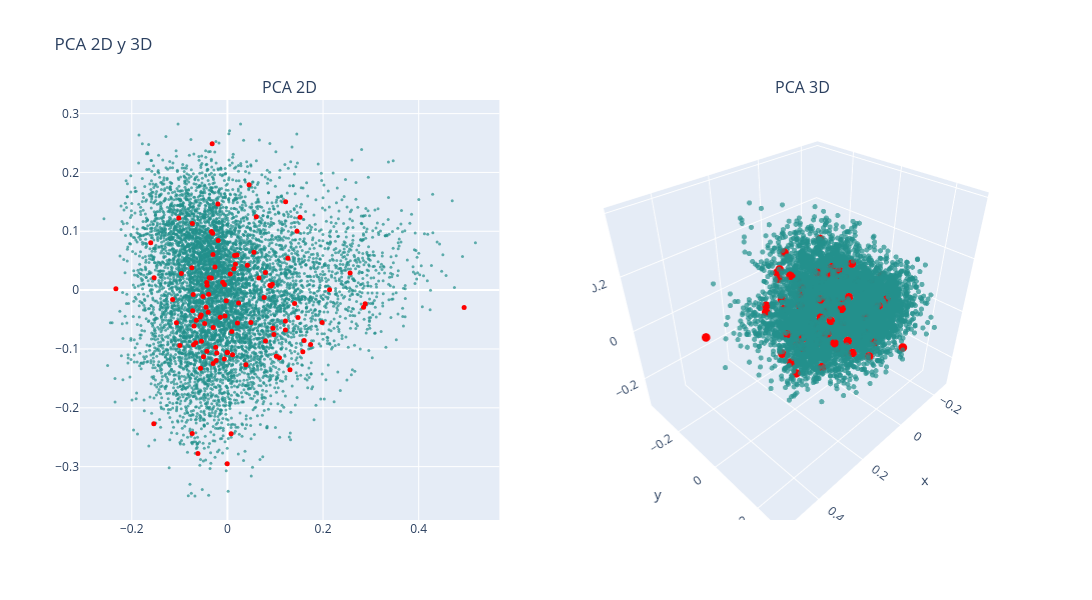

The code cell stored with this chart in its notebook:
### Markdown cell above
### PCA

### Code cell
# PCA 2D
X_pca_2d = PCA(n_components=2).fit_transform(df_vectorized)
df['pca2d_1'] = X_pca_2d[:, 0]
df['pca2d_2'] = X_pca_2d[:, 1]

# PCA 3D
X_pca_3d = PCA(n_components=3).fit_transform(df_vectorized)
df['pca3d_1'] = X_pca_3d[:, 0]
df['pca3d_2'] = X_pca_3d[:, 1]
df['pca3d_3'] = X_pca_3d[:, 2]

# Graficar
colors = np.ones(len(df))  # Color base
colors_knn = np.zeros(len(df))  # Color para los KNN
colors_knn[indices_knn[0]] = 1  # Resaltar los KNN

fig = make_subplots(rows=1, cols=2, subplot_titles=("PCA 2D", "PCA 3D"), 
                    specs=[[{"type": "scatter"}, {"type": "scatter3d"}]])

# Puntos normales (fondo)
fig.add_trace(
    go.Scatter(x=df['pca2d_1'], y=df['pca2d_2'], mode='markers',
               marker=dict(color=colors, colorscale='Viridis', size=3, opacity=0.7), 
               text=data['Document Title'], hovertemplate="Titulo: %{text}<br>x: %{x}<br>y: %{y}<extra></extra>"),
    row=1, col=1)

# Puntos resaltados (delante)
fig.add_trace(
    go.Scatter(x=df.loc[indices_knn[0], 'pca2d_1'], 
               y=df.loc[indices_knn[0], 'pca2d_2'], 
               mode='markers',
               marker=dict(color='red', size=5, opacity=1), 
               text=data.loc[indices_knn[0], 'Document Title'], 
               hovertemplate="Titulo: %{text}<br>x: %{x}<br>y: %{y}<extra></extra>"),
    row=1, col=1)

# Puntos normales en 3D (fondo)
fig.add_trace(
    go.Scatter3d(x=df['pca3d_1'], y=df['pca3d_2'], z=df['pca3d_3'], mode='markers',
                 marker=dict(color=colors, colorscale='Viridis', size=3, opacity=0.7), 
                 text=data['Document Title'], hovertemplate="Cluster: %{text}<br>x: %{x}<br>y: %{y}<br>z: %{z}<extra></extra>"),
    row=1, col=2)

# Puntos resaltados en 3D (delante)
fig.add_trace(
    go.Scatter3d(x=df.loc[indices_knn[0], 'pca3d_1'], 
                 y=df.loc[indices_knn[0], 'pca3d_2'], 
                 z=df.loc[indices_knn[0], 'pca3d_3'], 
                 mode='markers',
                 marker=dict(color='red', size=5, opacity=1), 
                 text=data.loc[indices_knn[0], 'Document Title'], 
                 hovertemplate="Cluster: %{text}<br>x: %{x}<br>y: %{y}<br>z: %{z}<extra></extra>"),
    row=1, col=2)

fig.update_layout(height=600, width=1200, title_text="PCA 2D y 3D", showlegend=False)
fig.show()

### Figure 1 — Plotly figure (JSON) as saved in the notebook; plotly's stock layout.template omitted (floating-point values rounded to 4 significant figures; data arrays with more than 128 entries replaced by an {"elided": "..."} marker saying what was removed)
{"data": [{"hovertemplate": "Titulo: %{text}<br>x: %{x}<br>y: %{y}<extra></extra>", "marker": {"color": {"elided": "7883 float values"}, "colorscale": [[0, "#440154"], [0.1111, "#482878"], [0.2222, "#3e4989"], [0.3333, "#31688e"], [0.4444, "#26828e"], [0.5556, "#1f9e89"], [0.6667, "#35b779"], [0.7778, "#6ece58"], [0.8889, "#b5de2b"], [1, "#fde725"]], "opacity": 0.7, "size": 3}, "mode": "markers", "text": {"elided": "7883 str values"}, "type": "scatter", "x": {"elided": "7883 float values"}, "xaxis": "x", "y": {"elided": "7883 float values"}, "yaxis": "y"}, {"hovertemplate": "Titulo: %{text}<br>x: %{x}<br>y: %{y}<extra></extra>", "marker": {"color": "red", "opacity": 1, "size": 5}, "mode": "markers", "text": ["Application of Neural Network Controller and Policy Gradient Reinforcement Learning on Modular Multilevel Converter (MMC) - a Proof of Concept", "Optimized Real-Time Control for Modular Multilevel Converters using Adaptive Neural Networks", "State-of-Charge (SoC) Balancing of Battery Modular Multilevel Management (BM3) Converter using Q-Learning", "Reinforcement Learning Based Modulation for Balancing Capacitor Voltage and Thermal Stress to Enhance Current Capability of MMCs", "Multigoal Heuristic Model Predictive Control Technique Applied to a Cascaded H-bridge StatCom", "A New Multilevel Converter Configuration for Medium-Voltage Open-Winding PMSG-Based Wind Energy Conversion Systems", "Neural Network Controller Based on Direct and Indirect Model Predictive for Modular Multilevel Converters", "Faults in Modular Multilevel Cascade Converters—Part I: Reliability, Failure Mechanisms, and Fault Impact Analysis", "Reliable and Effective Fault Diagnosis/Tolerance Technique Using Enhanced Distorted Current–Voltage SVPWM Method for Multilevel Inverters", "Convolution Based Time Domain Fault Location Method for Lines in MMC-HVDC Grids With Distributed and Frequency Dependent Line Model", "Optimal Switching Sequence Model Predictive Control for Modular Multilevel Converter", "Design and Analysis of Modular Multilevel Reconfigurable Battery Converters for Variable Bus Voltage Powertrains", "Neural Network-based Model Predictive Control Approach for Modular Multilevel Converters", "An Open Circuit Faults Diagnosis Method Based on XG-Boost Used in MMC", "Circulating Current Control for the Modular Multilevel Matrix Converter Based on Model Predictive Control", "Power Quality Compensation Strategy of MMC-UPQC Based on Passive Sliding Mode Control", "Modulation-Enhanced Nearest-Level Quantization for a Wide Output Bandwidth", "Computation of Transient Short-Circuit Currents Analytically in Multiport Flexible DC Transmission System", "Reliability Improvement to UPFC With Routine Test to the Abnormal State", "Q-Learning-Based Smart Selective Harmonic Current Mitigation-PWM (S2HCM-PWM) for Grid-Connected Converters", "ANN-based Neutral Shift Technique for Fault-tolerant Operation of Cascaded Multilevel Converter", "Artificial Intelligence Applications in the Control and Performance Improvement of Modular Multilevel Converters: A Review", "A Cascaded Modular Isolated Back-to-Back Solid State Transformer Scheme for AC/DC/AC Interconnection With Improved Performance and Simple Control", "A Deep Neural Network Based Predictive Control Strategy for High Frequency Multilevel Converters", "Auto-Tuned Model Predictive Control-Based Neural Network Controller for Modular Multilevel Converters", "Open-circuit Fault Diagnosis for Modular Multilevel Converter Using Wavelet Neural Network", "Common-mode insertion indices compensation with capacitor voltages feedforward to suppress circulating current of MMCs", "Submodule Capacitance Monitoring Approach for the MMC With Asymptotically Converged Error", "IGBT Open Circuit Fault Diagnosis Method for a Modular Multilevel Converter Based on PNN-MD", "A Multiport Power Electronic Transformer Based on Three-Phase Four-Arm Full-Bridge Modular Multilevel Converter", "A connectionist based approach for reducing the number of voltage sensors in modular multilevel converter", "Data-Driven Impedance Identification and Stability Online Assessment of DFIG-Based Wind Farm Integration with MMC-HVDC", "New power electronic interface combining DC transmission, a medium-frequency bus and an AC-AC converter to integrate deep-sea facilities with the AC grid", "Health Management of Power Electronics Systems", "Adaptive fault current limiting strategy for flexible DC power grids based on deep neural networks", "A High Voltage Gain Capable MMC for Offshore Wind Farms: Frequency Component Analysis and Minimization of Capacitor Voltage Ripple", "Deep Convolution Neural Network Based Fault Detection and Identification for Modular Multilevel Converters", "Robust Control and Stable Performance of a Grid-Tied Dumbbell-Type Multilevel Converter Interfaced DG Unit Using Differential Flatness Theory", "Application of Artificial Intelligence to Diagnose Faults of Grid-tied Solar Power Systems", "Fault diagnosis of modular multilevel converter based on 1DCNN and LSTM network", "Machine Learning-Enhanced Predictive Control for Modular Multilevel Converters in HVDC Transmission Systems", "An Open-circuit Fault Detection and Location Strategy for MMC with Feature Extraction and Random Forest", "Shared Redundancy Strategy to Improve the Reliability and Fault-Tolerant Capability of Modular Multilevel Converter", "Design and Implementation of High Efficiency Control Scheme of Dual Active Bridge Based 10 kV/1 MW Solid State Transformer for PV Application", "A novel concept for modular multilevel universal power controller (MUPC)", "A Modified Modular Multilevel Converter for Motor Drives Capable of High-Torque Operation at Zero/Low Motor Speeds", "Control and Design for Mission Profile Emulator of Individual Submodule in CPS-PWM-Based Modular Multilevel Converter", "The Resonant Modular Multilevel DC–DC Converter Adopting Switched-Inductor Cells for High Step-Up Ratio", "Common-Mode Voltage Reduction Scheme for MMC With Low Switching Frequency in AC–DC Power Conversion System", "GWO Based PI Controller Assisted Half Bridge Sub Module MMC for Hybrid Energy System", "Artificial Neural Network-based PI control of battery energy storage system connected with MMC-HVDC system", "Phase Delay Compensation and Average Capacitor Voltage Based Currentless Voltage Balancing Methods for Modular Multilevel Converters", "Effective voltage balancing control for Modular Multilevel Converter without current sensors", "Small Signal Modeling of a Four-Level Flying Capacitor Multilevel Totem-Pole PFC Converter", "Decentralized Control for Balancing the Cell Voltages of a High Conversion Ratio Flying Capacitor Multilevel Converter", "Design, Analysis & Performance Improvement of A Modified Asymmetrical H-Bridge Multilevel Inverter By Metaheuristic Algorithms", "DCSCF Detection Method of MMC-DC-Grid Based on Statistical Feature and DBN-SOFTMAX", "Modelling a Multilevel LCC Resonant AC-DC Converter for Wide Variations in the Input and the Load", "Power Management Systems for Harmonic Elimination Using Federated Learning Approach", "Integrated Control and Performance Analysis of High-Speed Medium-Voltage Drive Using Modular Multilevel Converter", "Bayesian Regularization-Based MPC for a Hybrid Modular Multilevel Converter", "Multidimensional Mission-Profile-Based Lifetime Estimation Approach for IGBT Modules in MMC–HVdc Application Considering Bidirectional Power Transfer", "Simulation Study of 4 kV, 5A Modular Multilevel Converter as a Rectifier for Neutral Beam Injectors", "Revealing 150 Hz Oscillation of MMC-HVDC Based on High-Fidelity HSS Model", "Small Signal Modeling of Sending-end Offshore Wind Power MMC-HVDC Integration System Considering Positive and Negative Sequence Separation Module", "Open-circuit Fault Detection and Location in MMCs with Multivariate Gaussian Distribution", "Sensorless Model Predictive Control Using Artificial Neural Network for Multilevel Flying Capacitor Boost Converters", "Back-to-Back MMC Converter for Railway Application Using Averaged Submodules Model", "Control strategies of MMC-HVDC connected to passive networks", "An innovative modular multilevel converter topology suitable for a wide power range", "Capacitor Monitoring for Modular Multilevel Converters Based on Intelligent Algorithm", "A scalable multi-input multi-level voltage sourced converter", "Power Theory Based Dimensionality Reduction for Fault Detection and Identification in Power Electronics", "Current balancing control approach for paralleled MMC groups in hybrid LCC/VSC cascaded HVDC system", "Arm-Current-Based Model Predictive Control for Modular Multilevel Converter Under Unbalanced Grid Conditions", "FPGA-Based Digital Implementation of Flexible Power Control for Three-Phase to Single-Phase MMC-Based Advanced Co-Phase Traction Power Supply System", "A Novel Inductance and Capacitance Selection Method for Modular Multilevel Converters Based on Modulation Margin Considerations", "Overvoltage Absorption of Sparse Modular Multilevel Converter", "Increasing DC system stability thanks to energy control in MMC based DC-DC converters", "Physical Mechanism and Data Hybrid Modeling for Device-Level Emulation of Modular Multilevel Converter", "Reliability and economic evaluation of AC / DC distribution network with sensitive load", "Dynamic Phasor Modeling and Analysis of Three-Phase DC/DC/AC MMCs for Hybrid AC/DC Grids", "Estimation of Battery Parameters in Cascaded Half-Bridge Converters with Reduced Voltage Sensors", "MMC based multi-terminal HVDC subsea power transmission system with the integration of offshore renewable energy", "An On-line Capacitor Condition Monitoring Method Based on Switching Frequencies For Modular Multilevel Converters", "A Novel Strategy for DC Distribution Start-up Based on MMC", "Impedance Modeling and Stability Analysis of Energy Controlled Modular Multilevel Converter", "A Novel Control Method for MMCs Connected to the AC System", "Series Voltage Conditioner (SeVC) to Mitigate Commutation Failure in HVDC-LCC Systems", "Capacitorless Switched Inductor Single DC Source Multilevel Inverter", "Generic VSC and low level switching control models for offline simulation of VSC-HVDC systems", "Topology and Modulation of Fractional-Level MMC for DC Distribution Grids", "Alternative control approach for the offshore grid of wind power plants", "Classical Control of Modular Multilevel Converter", "Fine-Grained Network Decomposition for Massively Parallel Electromagnetic Transient Simulation of Large Power Systems", "Detailed Modelling and Control of a Modular Multilevel Converter with Full-Bridge Submodules in a Multi-Terminal High Voltage DC Network", "An MMC With Integrated Energy Dissipation Function Using Thyristor-Based Chopper Modules for the Offshore Wind VSC-HVDC System", "DC Fault Current Calculation and Fault Level Analysis in MMC-MVDC System", "On Carrier-to-Fundamental Phase Displacement in Phase-Shifted PWM for Modular Multilevel Converters", "Improving Power Quality using SPWM Control in Modular Multilevel Converters"], "type": "scatter", "x": [-0.02996, -0.05113, -0.04327, -0.05429, -0.09937, -0.03074, -0.0006557, 0.05544, 0.2136, 0.1604, -0.06165, -0.01992, 0.0001329, 0.174, -0.02223, 0.02098, -0.1533, 0.495, -0.002341, -0.2332, 0.09103, 0.009172, -0.07263, -0.05002, 0.01065, 0.288, -0.07358, -0.05624, 0.1981, 0.01505, -0.06627, 0.1476, 0.04537, 0.01359, 0.2847, -0.02354, 0.1024, 0.006009, 0.1454, 0.1213, 0.07678, 0.09708, 0.07964, -0.03913, -0.01932, -0.09634, 0.00772, -0.0715, -0.0699, -0.03353, 0.1264, -0.02449, -0.07071, -0.0424, -0.04031, -0.1604, 0.0888, -0.07324, -0.07438, -0.06492, -0.006453, -0.005052, -0.01501, 0.03883, 0.0952, 0.1309, -0.04754, -0.02611, 0.1577, -0.0302, -0.05689, -0.0319, 0.02334, 0.1404, -0.0003734, -0.0548, -0.02958, -0.00987, 0.152, 0.04905, 0.1217, 0.066, -0.04478, 0.06037, -0.04288, 0.07954, 0.1088, 0.1213, 0.01678, -0.1017, -0.03799, -0.1146, 0.02005, -0.1539, 0.04176, -0.006312, 0.09391, 0.2566, -0.1066, -0.03358], "xaxis": "x", "y": [-0.1245, -0.01103, 0.01308, -0.08693, -0.09416, 0.09665, -0.1057, 0.06417, 0.0007085, -0.08571, -0.2778, 0.1463, -0.1064, -0.09241, -0.107, -0.05569, 0.02096, -0.02935, -0.01794, 0.002286, 0.006951, -0.07054, -0.03506, -0.1131, -0.1097, -0.02303, -0.2436, -0.1329, -0.05488, 0.05894, -0.08936, -0.04646, 0.1793, 0.03631, -0.02898, -0.1196, -0.1124, 0.02737, 0.1, -0.05249, -0.01247, -0.07554, -0.08667, -0.007161, 0.08451, 0.02806, -0.2441, -0.007331, -0.06085, 0.09982, 0.05402, -0.09692, -0.09272, 0.008358, -0.03757, 0.08055, 0.008145, 0.1131, 0.03817, -0.05124, -0.1172, -0.04405, -0.0462, -0.1268, -0.06492, -0.1352, -0.05677, 0.03915, -0.1048, 0.06044, -0.04557, 0.2486, -0.02191, -0.0227, -0.295, -0.04229, -0.06368, 0.01324, 0.1237, -0.05518, 0.15, 0.0204, -0.02907, 0.1245, -0.1039, 0.02981, -0.1148, -0.06796, 0.04381, 0.1228, 0.02083, -0.0161, 0.05984, -0.2272, 0.04242, 0.009745, 0.00985, 0.02901, -0.05543, 0.02048], "yaxis": "y"}, {"hovertemplate": "Cluster: %{text}<br>x: %{x}<br>y: %{y}<br>z: %{z}<extra></extra>", "marker": {"color": {"elided": "7883 float values"}, "colorscale": [[0, "#440154"], [0.1111, "#482878"], [0.2222, "#3e4989"], [0.3333, "#31688e"], [0.4444, "#26828e"], [0.5556, "#1f9e89"], [0.6667, "#35b779"], [0.7778, "#6ece58"], [0.8889, "#b5de2b"], [1, "#fde725"]], "opacity": 0.7, "size": 3}, "mode": "markers", "scene": "scene", "text": {"elided": "7883 str values"}, "type": "scatter3d", "x": {"elided": "7883 float values"}, "y": {"elided": "7883 float values"}, "z": {"elided": "7883 float values"}}, {"hovertemplate": "Cluster: %{text}<br>x: %{x}<br>y: %{y}<br>z: %{z}<extra></extra>", "marker": {"color": "red", "opacity": 1, "size": 5}, "mode": "markers", "scene": "scene", "text": ["Application of Neural Network Controller and Policy Gradient Reinforcement Learning on Modular Multilevel Converter (MMC) - a Proof of Concept", "Optimized Real-Time Control for Modular Multilevel Converters using Adaptive Neural Networks", "State-of-Charge (SoC) Balancing of Battery Modular Multilevel Management (BM3) Converter using Q-Learning", "Reinforcement Learning Based Modulation for Balancing Capacitor Voltage and Thermal Stress to Enhance Current Capability of MMCs", "Multigoal Heuristic Model Predictive Control Technique Applied to a Cascaded H-bridge StatCom", "A New Multilevel Converter Configuration for Medium-Voltage Open-Winding PMSG-Based Wind Energy Conversion Systems", "Neural Network Controller Based on Direct and Indirect Model Predictive for Modular Multilevel Converters", "Faults in Modular Multilevel Cascade Converters—Part I: Reliability, Failure Mechanisms, and Fault Impact Analysis", "Reliable and Effective Fault Diagnosis/Tolerance Technique Using Enhanced Distorted Current–Voltage SVPWM Method for Multilevel Inverters", "Convolution Based Time Domain Fault Location Method for Lines in MMC-HVDC Grids With Distributed and Frequency Dependent Line Model", "Optimal Switching Sequence Model Predictive Control for Modular Multilevel Converter", "Design and Analysis of Modular Multilevel Reconfigurable Battery Converters for Variable Bus Voltage Powertrains", "Neural Network-based Model Predictive Control Approach for Modular Multilevel Converters", "An Open Circuit Faults Diagnosis Method Based on XG-Boost Used in MMC", "Circulating Current Control for the Modular Multilevel Matrix Converter Based on Model Predictive Control", "Power Quality Compensation Strategy of MMC-UPQC Based on Passive Sliding Mode Control", "Modulation-Enhanced Nearest-Level Quantization for a Wide Output Bandwidth", "Computation of Transient Short-Circuit Currents Analytically in Multiport Flexible DC Transmission System", "Reliability Improvement to UPFC With Routine Test to the Abnormal State", "Q-Learning-Based Smart Selective Harmonic Current Mitigation-PWM (S2HCM-PWM) for Grid-Connected Converters", "ANN-based Neutral Shift Technique for Fault-tolerant Operation of Cascaded Multilevel Converter", "Artificial Intelligence Applications in the Control and Performance Improvement of Modular Multilevel Converters: A Review", "A Cascaded Modular Isolated Back-to-Back Solid State Transformer Scheme for AC/DC/AC Interconnection With Improved Performance and Simple Control", "A Deep Neural Network Based Predictive Control Strategy for High Frequency Multilevel Converters", "Auto-Tuned Model Predictive Control-Based Neural Network Controller for Modular Multilevel Converters", "Open-circuit Fault Diagnosis for Modular Multilevel Converter Using Wavelet Neural Network", "Common-mode insertion indices compensation with capacitor voltages feedforward to suppress circulating current of MMCs", "Submodule Capacitance Monitoring Approach for the MMC With Asymptotically Converged Error", "IGBT Open Circuit Fault Diagnosis Method for a Modular Multilevel Converter Based on PNN-MD", "A Multiport Power Electronic Transformer Based on Three-Phase Four-Arm Full-Bridge Modular Multilevel Converter", "A connectionist based approach for reducing the number of voltage sensors in modular multilevel converter", "Data-Driven Impedance Identification and Stability Online Assessment of DFIG-Based Wind Farm Integration with MMC-HVDC", "New power electronic interface combining DC transmission, a medium-frequency bus and an AC-AC converter to integrate deep-sea facilities with the AC grid", "Health Management of Power Electronics Systems", "Adaptive fault current limiting strategy for flexible DC power grids based on deep neural networks", "A High Voltage Gain Capable MMC for Offshore Wind Farms: Frequency Component Analysis and Minimization of Capacitor Voltage Ripple", "Deep Convolution Neural Network Based Fault Detection and Identification for Modular Multilevel Converters", "Robust Control and Stable Performance of a Grid-Tied Dumbbell-Type Multilevel Converter Interfaced DG Unit Using Differential Flatness Theory", "Application of Artificial Intelligence to Diagnose Faults of Grid-tied Solar Power Systems", "Fault diagnosis of modular multilevel converter based on 1DCNN and LSTM network", "Machine Learning-Enhanced Predictive Control for Modular Multilevel Converters in HVDC Transmission Systems", "An Open-circuit Fault Detection and Location Strategy for MMC with Feature Extraction and Random Forest", "Shared Redundancy Strategy to Improve the Reliability and Fault-Tolerant Capability of Modular Multilevel Converter", "Design and Implementation of High Efficiency Control Scheme of Dual Active Bridge Based 10 kV/1 MW Solid State Transformer for PV Application", "A novel concept for modular multilevel universal power controller (MUPC)", "A Modified Modular Multilevel Converter for Motor Drives Capable of High-Torque Operation at Zero/Low Motor Speeds", "Control and Design for Mission Profile Emulator of Individual Submodule in CPS-PWM-Based Modular Multilevel Converter", "The Resonant Modular Multilevel DC–DC Converter Adopting Switched-Inductor Cells for High Step-Up Ratio", "Common-Mode Voltage Reduction Scheme for MMC With Low Switching Frequency in AC–DC Power Conversion System", "GWO Based PI Controller Assisted Half Bridge Sub Module MMC for Hybrid Energy System", "Artificial Neural Network-based PI control of battery energy storage system connected with MMC-HVDC system", "Phase Delay Compensation and Average Capacitor Voltage Based Currentless Voltage Balancing Methods for Modular Multilevel Converters", "Effective voltage balancing control for Modular Multilevel Converter without current sensors", "Small Signal Modeling of a Four-Level Flying Capacitor Multilevel Totem-Pole PFC Converter", "Decentralized Control for Balancing the Cell Voltages of a High Conversion Ratio Flying Capacitor Multilevel Converter", "Design, Analysis & Performance Improvement of A Modified Asymmetrical H-Bridge Multilevel Inverter By Metaheuristic Algorithms", "DCSCF Detection Method of MMC-DC-Grid Based on Statistical Feature and DBN-SOFTMAX", "Modelling a Multilevel LCC Resonant AC-DC Converter for Wide Variations in the Input and the Load", "Power Management Systems for Harmonic Elimination Using Federated Learning Approach", "Integrated Control and Performance Analysis of High-Speed Medium-Voltage Drive Using Modular Multilevel Converter", "Bayesian Regularization-Based MPC for a Hybrid Modular Multilevel Converter", "Multidimensional Mission-Profile-Based Lifetime Estimation Approach for IGBT Modules in MMC–HVdc Application Considering Bidirectional Power Transfer", "Simulation Study of 4 kV, 5A Modular Multilevel Converter as a Rectifier for Neutral Beam Injectors", "Revealing 150 Hz Oscillation of MMC-HVDC Based on High-Fidelity HSS Model", "Small Signal Modeling of Sending-end Offshore Wind Power MMC-HVDC Integration System Considering Positive and Negative Sequence Separation Module", "Open-circuit Fault Detection and Location in MMCs with Multivariate Gaussian Distribution", "Sensorless Model Predictive Control Using Artificial Neural Network for Multilevel Flying Capacitor Boost Converters", "Back-to-Back MMC Converter for Railway Application Using Averaged Submodules Model", "Control strategies of MMC-HVDC connected to passive networks", "An innovative modular multilevel converter topology suitable for a wide power range", "Capacitor Monitoring for Modular Multilevel Converters Based on Intelligent Algorithm", "A scalable multi-input multi-level voltage sourced converter", "Power Theory Based Dimensionality Reduction for Fault Detection and Identification in Power Electronics", "Current balancing control approach for paralleled MMC groups in hybrid LCC/VSC cascaded HVDC system", "Arm-Current-Based Model Predictive Control for Modular Multilevel Converter Under Unbalanced Grid Conditions", "FPGA-Based Digital Implementation of Flexible Power Control for Three-Phase to Single-Phase MMC-Based Advanced Co-Phase Traction Power Supply System", "A Novel Inductance and Capacitance Selection Method for Modular Multilevel Converters Based on Modulation Margin Considerations", "Overvoltage Absorption of Sparse Modular Multilevel Converter", "Increasing DC system stability thanks to energy control in MMC based DC-DC converters", "Physical Mechanism and Data Hybrid Modeling for Device-Level Emulation of Modular Multilevel Converter", "Reliability and economic evaluation of AC / DC distribution network with sensitive load", "Dynamic Phasor Modeling and Analysis of Three-Phase DC/DC/AC MMCs for Hybrid AC/DC Grids", "Estimation of Battery Parameters in Cascaded Half-Bridge Converters with Reduced Voltage Sensors", "MMC based multi-terminal HVDC subsea power transmission system with the integration of offshore renewable energy", "An On-line Capacitor Condition Monitoring Method Based on Switching Frequencies For Modular Multilevel Converters", "A Novel Strategy for DC Distribution Start-up Based on MMC", "Impedance Modeling and Stability Analysis of Energy Controlled Modular Multilevel Converter", "A Novel Control Method for MMCs Connected to the AC System", "Series Voltage Conditioner (SeVC) to Mitigate Commutation Failure in HVDC-LCC Systems", "Capacitorless Switched Inductor Single DC Source Multilevel Inverter", "Generic VSC and low level switching control models for offline simulation of VSC-HVDC systems", "Topology and Modulation of Fractional-Level MMC for DC Distribution Grids", "Alternative control approach for the offshore grid of wind power plants", "Classical Control of Modular Multilevel Converter", "Fine-Grained Network Decomposition for Massively Parallel Electromagnetic Transient Simulation of Large Power Systems", "Detailed Modelling and Control of a Modular Multilevel Converter with Full-Bridge Submodules in a Multi-Terminal High Voltage DC Network", "An MMC With Integrated Energy Dissipation Function Using Thyristor-Based Chopper Modules for the Offshore Wind VSC-HVDC System", "DC Fault Current Calculation and Fault Level Analysis in MMC-MVDC System", "On Carrier-to-Fundamental Phase Displacement in Phase-Shifted PWM for Modular Multilevel Converters", "Improving Power Quality using SPWM Control in Modular Multilevel Converters"], "type": "scatter3d", "x": [-0.02997, -0.05111, -0.04326, -0.05428, -0.09934, -0.03071, -0.0005915, 0.05544, 0.2136, 0.1605, -0.06161, -0.01987, 0.0001826, 0.174, -0.02216, 0.02094, -0.1532, 0.495, -0.002335, -0.2331, 0.09102, 0.009181, -0.07256, -0.04999, 0.01074, 0.288, -0.07358, -0.05623, 0.1981, 0.01507, -0.06628, 0.1477, 0.04541, 0.01359, 0.2848, -0.02351, 0.1024, 0.005997, 0.1455, 0.1213, 0.07679, 0.09709, 0.07963, -0.03907, -0.01932, -0.09635, 0.007753, -0.07148, -0.06986, -0.03353, 0.1265, -0.0245, -0.07074, -0.04239, -0.04032, -0.1604, 0.08882, -0.07323, -0.07437, -0.06489, -0.006352, -0.005024, -0.01502, 0.03884, 0.09522, 0.1309, -0.04752, -0.02611, 0.1576, -0.03023, -0.0569, -0.03194, 0.02334, 0.1404, -0.0003211, -0.05482, -0.02957, -0.009883, 0.152, 0.04905, 0.1218, 0.06603, -0.04476, 0.06037, -0.04286, 0.07956, 0.1088, 0.1213, 0.01677, -0.1017, -0.03801, -0.1146, 0.02011, -0.154, 0.04177, -0.006325, 0.09391, 0.2566, -0.1066, -0.03361], "y": [-0.1245, -0.01087, 0.01321, -0.08681, -0.09406, 0.09664, -0.1056, 0.0642, 0.0008288, -0.08558, -0.2777, 0.1467, -0.1064, -0.0924, -0.107, -0.05584, 0.02131, -0.02934, -0.01791, 0.002759, 0.006892, -0.07056, -0.03501, -0.1131, -0.1095, -0.02305, -0.2435, -0.1328, -0.05496, 0.05886, -0.08938, -0.04628, 0.1794, 0.03633, -0.0288, -0.1196, -0.1123, 0.02735, 0.1001, -0.05247, -0.01238, -0.07559, -0.08675, -0.007052, 0.08451, 0.02787, -0.244, -0.007279, -0.06067, 0.09999, 0.05422, -0.09692, -0.09269, 0.008345, -0.03766, 0.0806, 0.00824, 0.1132, 0.03826, -0.05127, -0.117, -0.04397, -0.04623, -0.1267, -0.06498, -0.1353, -0.05674, 0.03909, -0.105, 0.06038, -0.04563, 0.2486, -0.02189, -0.02277, -0.2949, -0.04248, -0.06359, 0.01314, 0.124, -0.05521, 0.1503, 0.02049, -0.0288, 0.1245, -0.1037, 0.02983, -0.1146, -0.06798, 0.04378, 0.1229, 0.02072, -0.01603, 0.05989, -0.2274, 0.04239, 0.009666, 0.009881, 0.02908, -0.05533, 0.02051], "z": [0.01075, -0.03651, -0.05701, 0.07691, 0.00947, 0.0007228, -0.1111, 0.0605, 0.2227, 0.03789, -0.01769, -0.06964, -0.138, 0.1549, -0.08016, -0.1436, 0.04798, 0.1402, -0.07727, 0.03217, 0.08627, -0.001704, 0.08269, -0.09588, -0.1041, 0.1442, -0.02513, 0.06231, 0.1065, 0.08323, 0.09739, -0.2221, -0.07064, -0.01416, 0.117, 0.08218, 0.1284, -0.1307, 0.08022, 0.04777, -0.1071, 0.07011, 0.0812, -0.0835, -0.0794, 0.03659, 0.122, 0.1421, 0.07775, -0.06089, -0.1434, 0.02139, 0.04667, -0.05475, -0.002158, 0.02187, 0.01499, 0.03254, -0.01223, -0.02023, -0.06408, 0.01314, -0.03218, -0.1418, -0.1488, 0.1517, -0.02928, -0.06273, -0.1627, -0.05002, 0.1041, -0.03926, -0.00769, -0.05881, 0.0161, -0.04012, -0.001644, 0.02745, 0.01264, -0.07234, 0.01864, -0.05486, -0.01523, -0.08042, 0.03795, -0.04335, -0.2397, -0.1243, -0.02074, 0.0485, -0.0844, 0.05709, -0.1407, 0.1219, -0.1211, -2.575e-05, -0.04819, 0.05188, 0.01411, -0.05316]}], "layout": {"annotations": [{"font": {"size": 16}, "showarrow": false, "text": "PCA 2D", "x": 0.225, "xanchor": "center", "xref": "paper", "y": 1, "yanchor": "bottom", "yref": "paper"}, {"font": {"size": 16}, "showarrow": false, "text": "PCA 3D", "x": 0.775, "xanchor": "center", "xref": "paper", "y": 1, "yanchor": "bottom", "yref": "paper"}], "height": 600, "scene": {"domain": {"x": [0.55, 1], "y": [0, 1]}}, "showlegend": false, "title": {"text": "PCA 2D y 3D"}, "width": 1200, "xaxis": {"anchor": "y", "domain": [0, 0.45]}, "yaxis": {"anchor": "x", "domain": [0, 1]}}}
